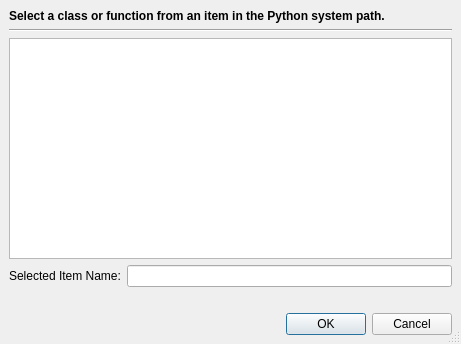
<ui version="4.0" >
 <class>SysPathDialog</class>
 <widget class="QDialog" name="SysPathDialog" >
  <property name="geometry" >
   <rect>
    <x>0</x>
    <y>0</y>
    <width>461</width>
    <height>344</height>
   </rect>
  </property>
  <property name="windowTitle" >
   <string>Select Object from sys.path</string>
  </property>
  <property name="sizeGripEnabled" >
   <bool>true</bool>
  </property>
  <layout class="QVBoxLayout" >
   <property name="margin" >
    <number>9</number>
   </property>
   <property name="spacing" >
    <number>6</number>
   </property>
   <item>
    <widget class="QLabel" name="" >
     <property name="text" >
      <string>&lt;b>Select a class or function from an item in the Python system path.&lt;/b></string>
     </property>
     <property name="textFormat" >
      <enum>Qt::RichText</enum>
     </property>
     <property name="wordWrap" >
      <bool>true</bool>
     </property>
    </widget>
   </item>
   <item>
    <widget class="Line" name="" >
     <property name="orientation" >
      <enum>Qt::Horizontal</enum>
     </property>
    </widget>
   </item>
   <item>
    <widget class="QTreeView" name="treeView" >
     <property name="sizePolicy" >
      <sizepolicy>
       <hsizetype>7</hsizetype>
       <vsizetype>7</vsizetype>
       <horstretch>0</horstretch>
       <verstretch>1</verstretch>
      </sizepolicy>
     </property>
     <property name="uniformRowHeights" >
      <bool>true</bool>
     </property>
     <property name="animated" >
      <bool>true</bool>
     </property>
    </widget>
   </item>
   <item>
    <layout class="QHBoxLayout" >
     <property name="margin" >
      <number>0</number>
     </property>
     <property name="spacing" >
      <number>6</number>
     </property>
     <item>
      <widget class="QLabel" name="" >
       <property name="text" >
        <string>Selected Item Name:</string>
       </property>
      </widget>
     </item>
     <item>
      <widget class="QLineEdit" name="selectedEdit" />
     </item>
    </layout>
   </item>
   <item>
    <spacer>
     <property name="orientation" >
      <enum>Qt::Vertical</enum>
     </property>
     <property name="sizeHint" >
      <size>
       <width>20</width>
       <height>20</height>
      </size>
     </property>
    </spacer>
   </item>
   <item>
    <widget class="QDialogButtonBox" name="buttonBox" >
     <property name="orientation" >
      <enum>Qt::Horizontal</enum>
     </property>
     <property name="standardButtons" >
      <set>QDialogButtonBox::Cancel|QDialogButtonBox::NoButton|QDialogButtonBox::Ok</set>
     </property>
    </widget>
   </item>
  </layout>
 </widget>
 <resources/>
 <connections>
  <connection>
   <sender>buttonBox</sender>
   <signal>accepted()</signal>
   <receiver>SysPathDialog</receiver>
   <slot>accept()</slot>
   <hints>
    <hint type="sourcelabel" >
     <x>248</x>
     <y>254</y>
    </hint>
    <hint type="destinationlabel" >
     <x>157</x>
     <y>274</y>
    </hint>
   </hints>
  </connection>
  <connection>
   <sender>buttonBox</sender>
   <signal>rejected()</signal>
   <receiver>SysPathDialog</receiver>
   <slot>reject()</slot>
   <hints>
    <hint type="sourcelabel" >
     <x>316</x>
     <y>260</y>
    </hint>
    <hint type="destinationlabel" >
     <x>286</x>
     <y>274</y>
    </hint>
   </hints>
  </connection>
 </connections>
</ui>
